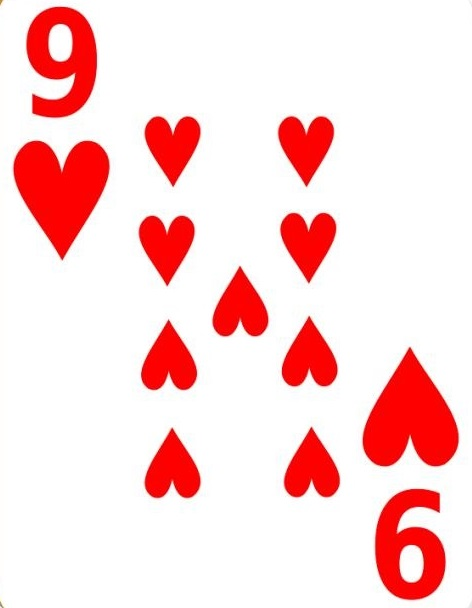
//> input picture section29#BinPic3Connect/C++/Red9.jpg, 472 x 608 px
$ ./demo   (built with g++ and OpenCV 4, the #if around main switched on)
//> lines starting //> are read from the running program, lines starting //| are printed output that depends on the picture; after the words box and inside, x2 and y2 are one past the last pixel; in counts of white or black regions, pixels touching at a corner belong together
#if 0
#include <opencv2/opencv.hpp>
#include <iostream>

using namespace cv;
using namespace std;

RNG rng(12345);
void connected_component_demo(Mat &image);
int main(int argc, char** argv) {
	Mat src = imread("Red9.jpg");
//> src is the input picture: 608 rows x 472 cols, CV_8UC3; mean B, G, R 214.5, 214.6, 252.7
	if (src.empty()) {
		printf("could not load image...\n");
	}
	imshow("input", src);
	connected_component_demo(src);

	waitKey(0);
	return 0;
}

void connected_component_demo(Mat &image) {
	// extract labels
	Mat gray, binary;
	GaussianBlur(image, image, Size(3, 3), 0);
	cvtColor(image, gray, COLOR_BGR2GRAY);
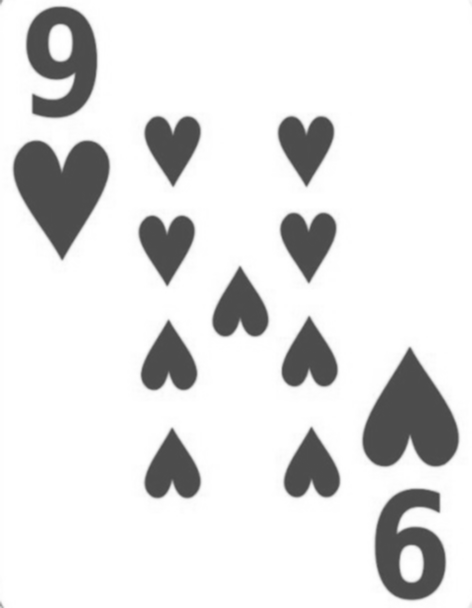
//> gray: 608 rows x 472 cols, CV_8UC1; min 72, max 255, mean 226
	threshold(gray, binary, 0, 255, THRESH_BINARY | THRESH_OTSU);
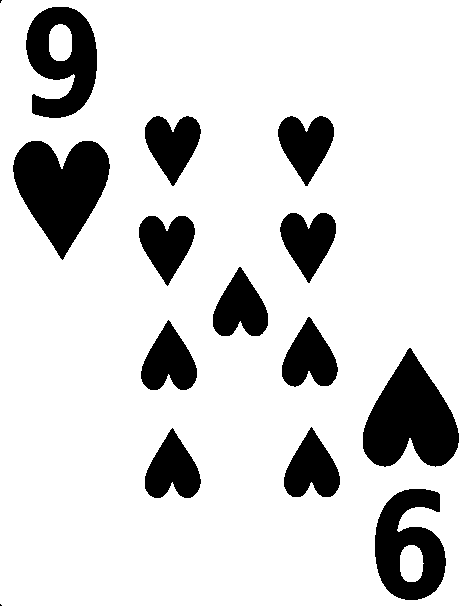
//> binary: 608 rows x 472 cols, CV_8UC1; 84% white; 15 black regions (2 under 20 px), largest, box (x1, y1, x2, y2) and area: (13, 141, 110, 260) 7071, (363, 348, 459, 467) 7059, (26, 7, 97, 118) 4922
	Mat labels = Mat::zeros(image.size(), CV_32S);
	int num_labels = connectedComponents(binary, labels, 8, CV_32S);
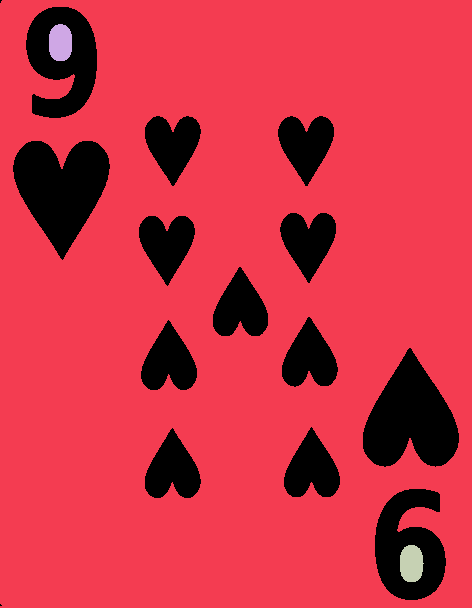
//> labels: 608 rows x 472 cols, CV_32SC1; 4 distinct labels, from 0 to 3; one colour per label, 0 black
//> num_labels = 4
	printf("total labels : %d\n", (num_labels - 1));
//| total labels : 3
	vector<Vec3b> colors(num_labels);

	// background color
	colors[0] = Vec3b(0, 0, 0);

	// object color
	for (int i = 1; i < num_labels; i++) {
		colors[i] = Vec3b(rng.uniform(0, 256), rng.uniform(0, 256), rng.uniform(0, 256));
	}
//> this loop made 3 passes

	// render result
	Mat dst = Mat::zeros(image.size(), image.type());
	int w = image.cols;
//> w = 472
	int h = image.rows;
//> h = 608
	for (int row = 0; row < h; row++) {
		for (int col = 0; col < w; col++) {
			int label = labels.at<int>(row, col);
			if (label == 0) continue;
			dst.at<Vec3b>(row, col) = colors[label];
		}
	}
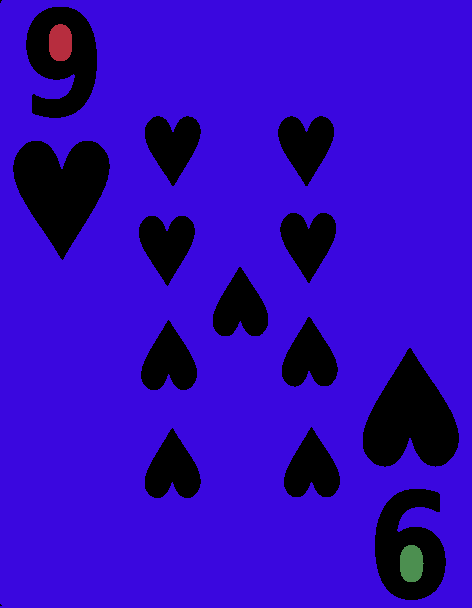
//> dst: 608 rows x 472 cols, CV_8UC3; mean B, G, R 186.6, 6.3, 49.1
	imshow("ccla-demo", dst);
	imwrite("D:/ccla_dst.png", dst);
}

#endif

$ run again, with section29#BinPic3Connect/C++/red10.jfif saved as section29#BinPic3Connect/C++/Red9.jpg
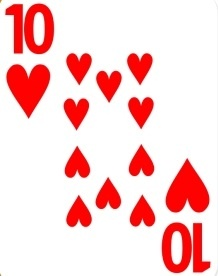
//> input picture section29#BinPic3Connect/C++/red10.jfif, 218 x 276 px
//> src is the input picture: 276 rows x 218 cols, CV_8UC3; mean B, G, R 209, 209.3, 250.7
//> binary: 276 rows x 218 cols, CV_8UC1; 81.5% white; 14 black regions, largest, box (x1, y1, x2, y2) and area: (5, 3, 54, 54) 1508, (162, 222, 211, 273) 1504, (6, 64, 50, 118) 1489
//> in connected_component_demo, `int num_labels = connectedComponents(binary, labels, 8, CV_32S);`:
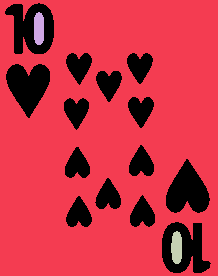
//> labels: 276 rows x 218 cols, CV_32SC1; 4 distinct labels, from 0 to 3; one colour per label, 0 black
//> num_labels = 4
//| total labels : 3
//> the loop in connected_component_demo, `for (int i = 1; i < num_labels; i++)` made 3 passes
//> after the loop in connected_component_demo, `for (int row = 0; row < h; row++)`:
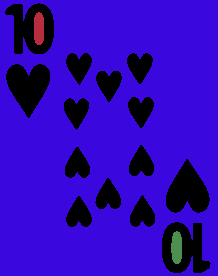
//> dst: 276 rows x 218 cols, CV_8UC3; mean B, G, R 180.2, 6.6, 48
